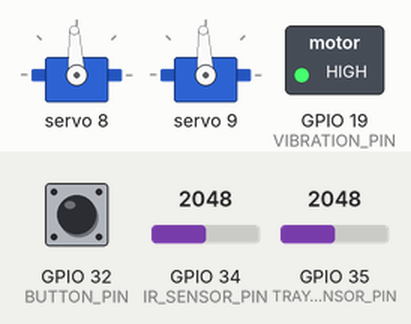
A sketch run on a simulated ESP32. Parts: 2 × servo, switched loads named in the sketch (green lamp = pin HIGH). The test bench sets the inputs (shaded band); at power-on: GPIO 32 (BUTTON_PIN) HIGH, GPIO 34 (IR_SENSOR_PIN) = 2048, GPIO 35 (TRAY_IR_SENSOR_PIN) = 2048. What the sketch prints to the serial monitor is not drawn.

Above: at 3.2 s.
3.3 s: GPIO 32 (BUTTON_PIN) pulled LOW for 0.15 s
At 4.9 s:
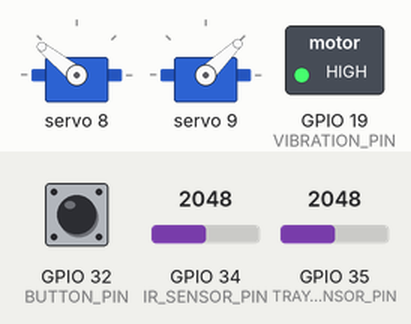
6.3 s: GPIO 34 (IR_SENSOR_PIN) set to 1294
7.8 s: GPIO 34 (IR_SENSOR_PIN) set to 1188
At 9.0 s:
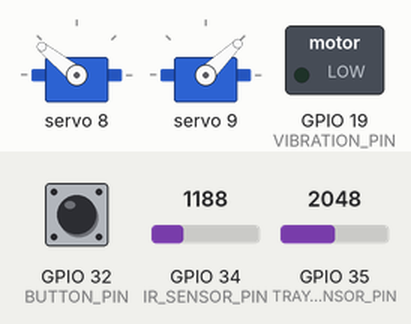
9.3 s: GPIO 32 (BUTTON_PIN) pulled LOW for 1 s
At 10.7 s:
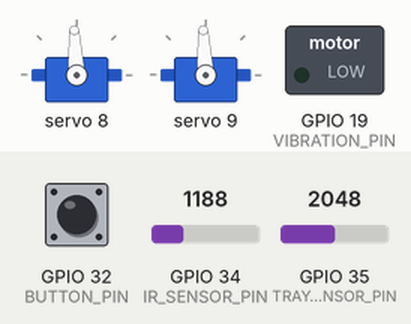
11.8 s: GPIO 32 (BUTTON_PIN) pulled LOW for 0.15 s
At 11.95 s:
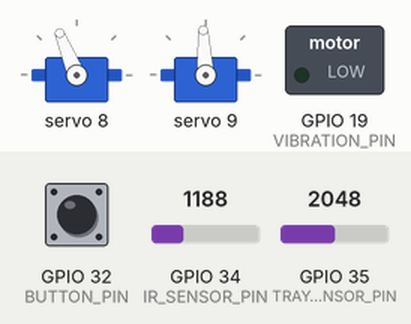
14.8 s: GPIO 32 (BUTTON_PIN) pulled LOW for 3.2 s
At 16.1 s:
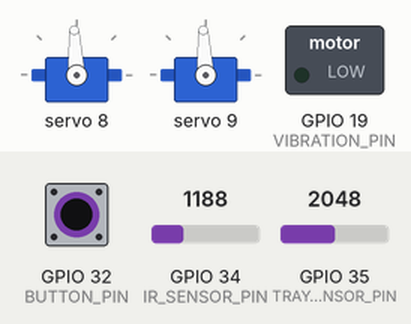
Timing chart, 0 to 17.8 s (numbered marks = the images above; inputs shaded):
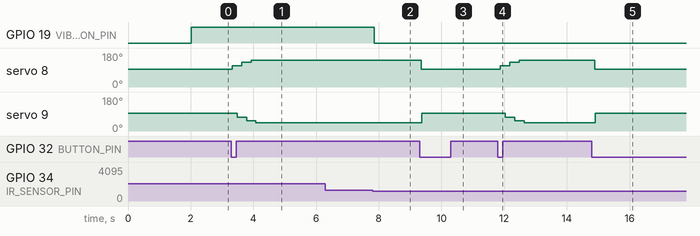

The sketch:

sketch_may11b.ino
```cpp
#include <Wire.h>
#include <Adafruit_PWMServoDriver.h>

// PCA9685 setup
Adafruit_PWMServoDriver pwm = Adafruit_PWMServoDriver(0x40);  // Default address

#define SERVO_CHANNEL_LEFT 8       // right Servo connected to channel 8 on PCA9685
#define SERVO_CHANNEL_RIGHT 9       // left Servo connected to channel 9 on PCA9685
#define SERVO_CENTER  1500    // Custom center pulse

#define SERVO_RIGHT 1200    // Custom center pulse
#define SERVO_LEFT 1800    // Custom center pulse

#define SERVO_RIGHT_CENTER 1500    // Custom center pulse
#define SERVO_LEFT_CENTER 1500    // Custom center pulse

#define SERVO_OFFSET 300

#define SERVO_LEFT_POS  (SERVO_LEFT_CENTER + SERVO_OFFSET)   // e.g., 1800
#define SERVO_RIGHT_POS (SERVO_RIGHT_CENTER - SERVO_OFFSET)   // e.g., 1200


#define BUTTON_PIN 32         // Joystick button

// IR sensor and vibration motor
#define IR_SENSOR_PIN 34
#define TRAY_IR_SENSOR_PIN 35

#define VIBRATION_PIN 19

#define SERVO_RIGHT_TARGET 1000
#define SERVO_LEFT_TARGET 2000

#define STEP_DELAY 150        // delay between each step in ms
#define STEP_SIZE 200         // microseconds to move per step

int currentLeft = 1500;      // starting point for left servo
int currentRight = 1500;     // starting point for right servo


// Servo state
bool isRight = false;
bool prevButtonState = HIGH;

void moveServoSmoothly() {
  int currentLeft = 1500;      // starting point for left servo
  int currentRight = 1500;
  while (currentLeft != SERVO_LEFT_TARGET || currentRight != SERVO_RIGHT_TARGET) {
    // Move left servo toward target
    if (currentLeft < SERVO_LEFT_TARGET) {
      currentLeft += STEP_SIZE;
      if (currentLeft > SERVO_LEFT_TARGET) currentLeft = SERVO_LEFT_TARGET;
    } else if (currentLeft > SERVO_LEFT_TARGET) {
      currentLeft -= STEP_SIZE;
      if (currentLeft < SERVO_LEFT_TARGET) currentLeft = SERVO_LEFT_TARGET;
    }

    // Move right servo toward target
    if (currentRight < SERVO_RIGHT_TARGET) {
      currentRight += STEP_SIZE;
      if (currentRight > SERVO_RIGHT_TARGET) currentRight = SERVO_RIGHT_TARGET;
    } else if (currentRight > SERVO_RIGHT_TARGET) {
      currentRight -= STEP_SIZE;
      if (currentRight < SERVO_RIGHT_TARGET) currentRight = SERVO_RIGHT_TARGET;
    }

    // Apply servo movement
    moveServoMicroseconds(SERVO_CHANNEL_LEFT, currentLeft);
    delay(STEP_DELAY);
    moveServoMicroseconds(SERVO_CHANNEL_RIGHT, currentRight);
    delay(STEP_DELAY);
  }
}

void setup() {
  Serial.begin(115200);
  delay(2000);
  Serial.println("Setup starting...");

  // Button setup
  pinMode(BUTTON_PIN, INPUT_PULLUP);

  // IR sensor and vibration motor
  pinMode(IR_SENSOR_PIN, INPUT);
  pinMode(TRAY_IR_SENSOR_PIN, INPUT);
  pinMode(VIBRATION_PIN, OUTPUT);
  digitalWrite(VIBRATION_PIN, LOW);  // Start with vibration off

  // I2C and PCA9685 setup
  Wire.begin(21, 22);  // ESP32 SDA, SCL
  pwm.begin();
  pwm.setPWMFreq(50);  // 50Hz for servos
  delay(10);

  // Initialize servo position
  moveServoMicroseconds(SERVO_CHANNEL_LEFT, SERVO_CENTER);
  moveServoMicroseconds(SERVO_CHANNEL_RIGHT, SERVO_CENTER);
  Serial.println("Servo initialized at center.");
}

void loop() {
  // ---- Joystick Button Logic ----
  int buttonState = digitalRead(BUTTON_PIN);
  int traySensorValue = analogRead(TRAY_IR_SENSOR_PIN);
  float trayVoltage = traySensorValue * (3.3 / 4095.0);  // Convert to volts
  if (prevButtonState == HIGH && buttonState == LOW) {
    isRight = !isRight;
    if (isRight) {
      //moveServoMicroseconds(SERVO_CHANNEL_LEFT, SERVO_LEFT);
      //moveServoMicroseconds(SERVO_CHANNEL_RIGHT, SERVO_RIGHT);
      moveServoSmoothly();
      Serial.println("Servo moved RIGHT");
    } else {
      moveServoMicroseconds(SERVO_CHANNEL_LEFT, SERVO_CENTER);
      moveServoMicroseconds(SERVO_CHANNEL_RIGHT, SERVO_CENTER);
      Serial.println("Servo moved CENTER");
    }
    delay(200); // Debounce
  }
  prevButtonState = buttonState;

  // ---- IR Sensor & Vibration Motor Logic ----
  int sensorValue = analogRead(IR_SENSOR_PIN);
  float voltage = sensorValue * (3.3 / 4095.0);  // Convert to volts

  Serial.print("IR Sensor Voltage: ");
  Serial.print(voltage);
  Serial.print(" V - ");

  if (voltage > 1.0) {
    digitalWrite(VIBRATION_PIN, HIGH);
    Serial.println("Hand detected - Vibration ON");
  } else {
    digitalWrite(VIBRATION_PIN, LOW);
    Serial.println("No hand - Vibration OFF");
  }

  delay(100); // Smooth reading
}

// Convert microseconds to PWM signal for PCA9685
void moveServoMicroseconds(uint8_t channel, int pulse_us) {
  int pwm_val = (pulse_us * 4096) / 20000;  // Convert to 12-bit value
  pwm.setPWM(channel, 0, pwm_val);

  Serial.print("Servo Channel ");
  Serial.print(channel);
  Serial.print(" → ");
  Serial.print(pulse_us);
  Serial.print("us → PWM: ");
  Serial.println(pwm_val);
}
```

Measured:
- the behaviour switches between 1241 and 1240 on GPIO 34 (IR_SENSOR_PIN) (found by bisection; images 1 and 2)
- after the input at 3.3 s, servo 8: 93° → 112° at once, → 131° 0.30 s later, → 141° 0.30 s later; servo 9: 93° → 73° after 0.18 s, → 54° 0.30 s later, → 44° 0.30 s later
- after the input at 6.3 s, every drawn part: stays the same
- after the input at 7.8 s, GPIO 19 (VIBRATION_PIN): HIGH → LOW after 0.05 s
- after the input at 9.3 s, servo 8: 141° → 93° after 0.06 s; servo 9: 44° → 93° after 0.07 s
- after the input at 11.8 s, servo 8: 93° → 112° after 0.08 s, → 131° 0.30 s later, → 141° 0.30 s later; servo 9: 93° → 73° after 0.23 s, → 54° 0.30 s later, → 44° 0.30 s later
- after the input at 14.8 s, servo 8: 141° → 93° after 0.10 s; servo 9: 44° → 93° after 0.10 s
